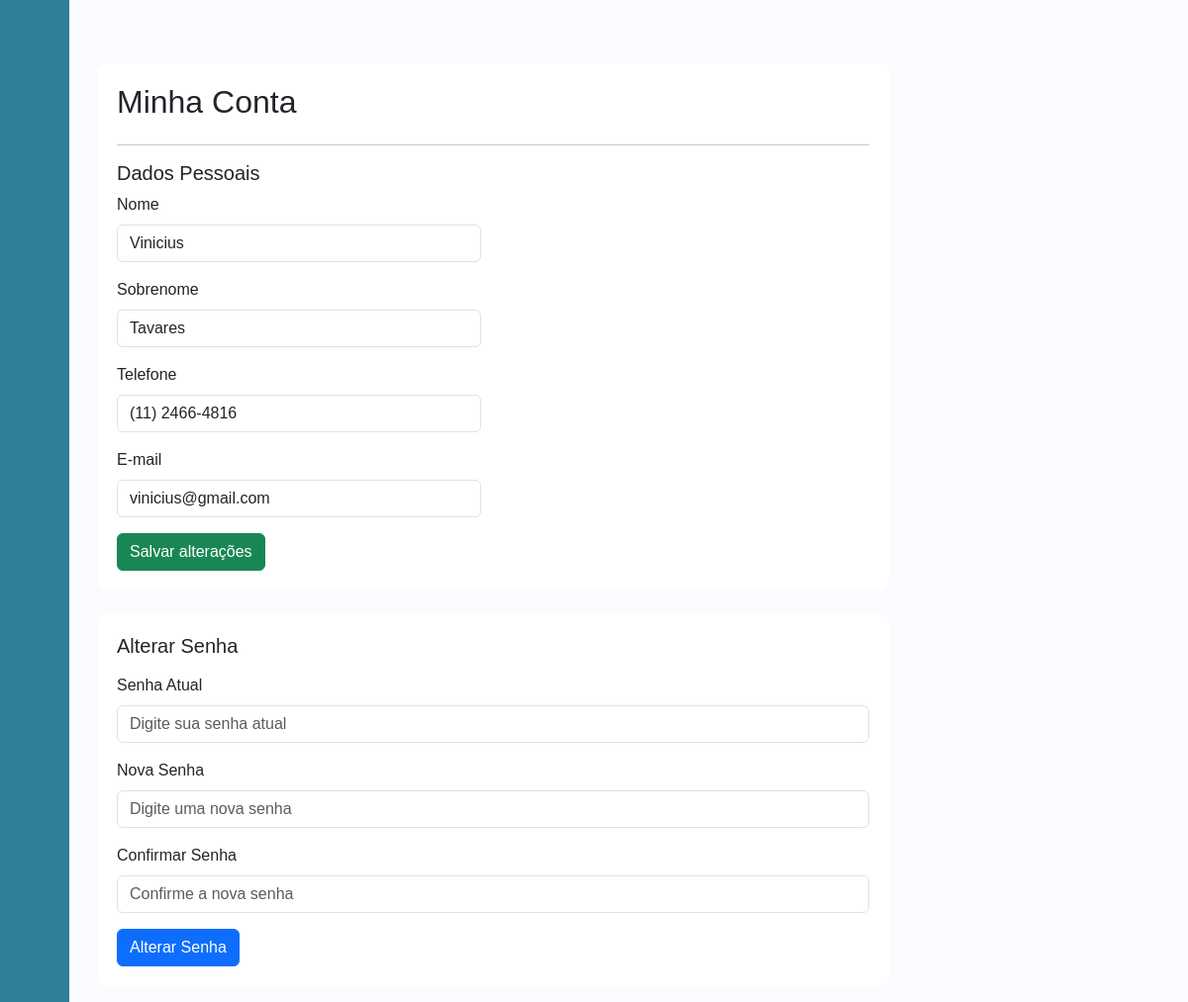
/view/profile.php (signed in), run on the app's committed database.
### tables this page shows
CREATE TABLE `usuarios` (
  `id` int(11) NOT NULL,
  `nome` varchar(255) NOT NULL,
  `email` varchar(255) NOT NULL,
  `senha` varchar(255) NOT NULL,
  `admin` tinyint(1) NOT NULL,
  `login` tinyint(1) NOT NULL,
  `sobrenome` varchar(255) NOT NULL,
  `telefone` varchar(20) NOT NULL
);

### config/Connection.php (called while the page is built, shortened)
<?php
class Connection {
    private $host = 'localhost';
    private $username = 'root';
    private $password = '';
    private $database = 'hostdeprojetos_tess';
    public function connection() {
        $con = new mysqli($this->host, $this->username, $this->password, $this->database);
        mysqli_set_charset($con, 'utf8');
        return $con;
    }
}

### controllers/UsuarioController.php (called while the page is built, shortened)
<?php
require_once('../class/Usuario.php');
require_once('../model/UsuarioDAO.php');
require_once('../config/Connection.php');
class UsuarioController {
    public function info(){
        $conexao = new Connection();
        $usuario = new Usuario();
        $usuarioDAO = new UsuarioDAO();
        $usuario->setEmail($_SESSION['email']);
        $resultado = $usuarioDAO->verificaEmail($conexao, $usuario);
        $dado = $resultado->fetch_assoc();
        $usuario->setNome($dado['nome']);
        $usuario->setSobrenome($dado['sobrenome']);
        $usuario->setTelefone($dado['telefone']);
        return $usuario;
    }
}

### class/Usuario.php (called while the page is built, shortened)
<?php
class Usuario {
    private $nome;
    private $sobrenome;
    private $telefone;
    private $email;
    function __construct($nome = null, $sobrenome = null, $telefone = null, $email = null, $senha = null) {
        $this->nome = $nome;
        $this->sobrenome = $sobrenome;
        $this->telefone = $telefone;
        $this->email = $email;
    }
    public function getNome() {
        return $this->nome;
    }
    public function getSobrenome() {
        return $this->sobrenome;
    }
    public function getTelefone() {
        return $this->telefone;
    }
    public function getEmail() {
        return $this->email;
    }
    public function setNome ($nome) {
        $this->nome = $nome;
    }
    public function setSobrenome ($sobrenome) {
        $this->sobrenome = $sobrenome;
    }
    public function setTelefone ($telefone) {
        $this->telefone = $telefone;
    }
    public function setEmail ($email) {
        $this->email = $email;
    }
}

### model/UsuarioDAO.php (called while the page is built, shortened)
<?php
class UsuarioDAO {
    public function verificaEmail(Connection $con, Usuario $usuario) {
        $query = 'SELECT * FROM `usuarios` WHERE `email` = "'.$usuario->getEmail().'"';
        return mysqli_query($con->connection(), $query);
    }
}

### view/profile.php (the view, shortened to what this page needs)
<?php
    require_once('../controllers/UsuarioController.php');
    require_once('../class/Usuario.php');
    $usuarioController = new UsuarioController();
    $usuario = $usuarioController->info();
?>
<!DOCTYPE html>
<html lang="pt-br">
<head>
    <link href="https://cdn.jsdelivr.net/npm/bootstrap@5.0.2/dist/css/bootstrap.min.css" rel="stylesheet">
    <link rel="stylesheet" href="../src/style/style3.css">
    <link href="https://cdn.lineicons.com/4.0/lineicons.css" rel="stylesheet" />
    <link href="https://cdn.jsdelivr.net/npm/bootstrap@5.3.0-alpha3/dist/css/bootstrap.min.css" rel="stylesheet">
</head>
<body>
    <div class="profile-section mt-5">
        <div class="profile-header">
            <h2>Minha Conta</h2>
        </div>
        <hr>
        <h5>Dados Pessoais</h5>
        <form action="../config/info_handler.php" method="POST">
            <div class="row">
                <div class="col-md-6 mb-3">
                    <label for="nome" class="form-label">Nome</label>
                    <input
                        type="text"
                        class="form-control"
                        id="nome"
                        name="nome"
                        placeholder="<?= $usuario->getNome() ? $usuario->getNome() : 'Nome' ?>"
                        value="<?= $usuario->getNome() ? $usuario->getNome() : '' ?>"
                    />
                </div>
            </div>
            <div class="row">
                <div class="col-md-6 mb-3">
                    <label for="sobrenome" class="form-label">Sobrenome</label>
                    <input
                        type="sobrenome"
                        class="form-control"
                        id="sobrenome"
                        name="sobrenome"
                        placeholder="<?= $usuario->getSobrenome() ? $usuario->getSobrenome() : 'Sobrenome' ?>"
                        value="<?= $usuario->getSobrenome() ? $usuario->getSobrenome() : '' ?>"
                    />
                </div>
            </div>
            <div class="row">
                <div class="col-md-6 mb-3">
                    <label for="telefone" class="form-label">Telefone</label>
                    <input
                        type="tel"
                        class="form-control"
                        id="telefone"
                        name="telefone"
                        placeholder="<?= $usuario->getTelefone() ? $usuario->getTelefone() : 'Telefone'  ?>"
                        value="<?= $usuario->getTelefone() ? $usuario->getTelefone() : '' ?>"
                        pattern="(\([0-9]{2}\))\s([9]{1})?([0-9]{4})-([0-9]{4})"
                    />
                </div>
            </div>
            <div class="row">
                <div class="col-md-6 mb-3">
                    <label for="email" class="form-label">E-mail</label>
                    <input
                        type="email"
                        class="form-control"
                        id="email"
                        name="email"
                        placeholder="<?= $usuario->getEmail() ? $usuario->getEmail() : 'E-mail' ?>"
                        value="<?= $usuario->getEmail() ? $usuario->getEmail() : '' ?>"
                    />
                </div>
            </div>
            <button type="submit" class="btn btn-success" name="submit">Salvar alterações</button>
        </form>
    </div>
    <div class="profile-section mt-4">
        <h5>Alterar Senha</h5>
        <form id="senhaForm" action="../config/senha_handler.php" method="POST">
            <div class="mb-3">
                <label for="senhaAtual" class="form-label">Senha Atual</label>
                <input type="password" class="form-control" id="senhaAtual" name="senhaAtual" placeholder="Digite sua senha atual">
            </div>
            <div class="mb-3">
                <label for="novaSenha" class="form-label">Nova Senha</label>
                <input type="password" class="form-control" id="novaSenha" name="senha" placeholder="Digite uma nova senha">
            </div>
            <div class="mb-3">
                <label for="confirmarSenha" class="form-label">Confirmar Senha</label>
                <input type="password" class="form-control" id="confirmarSenha" name="confirmarSenha" placeholder="Confirme a nova senha">
            </div>
            <button type="submit" class="btn btn-primary" name="submit">Alterar Senha</button>
        </form>
    </div>
    </div>
    </div>
    </div>
    </div>
    </div>
</body>
</html>

### src/style/style3.css (style rules this page uses)
* { font-family: "Poppins", sans-serif; }
body { font-family: 'Poppins', sans-serif; }
body { background-color: #f7f7f7; }
.profile-section { background-color: white; border-radius: 10px; padding: 20px; }
.profile-header { display: flex; align-items: center; }

### data on the page
usuarios: nome "Vinicius", sobrenome "Tavares", telefone "(11) 2466-4816", email "vinicius@gmail.com"
